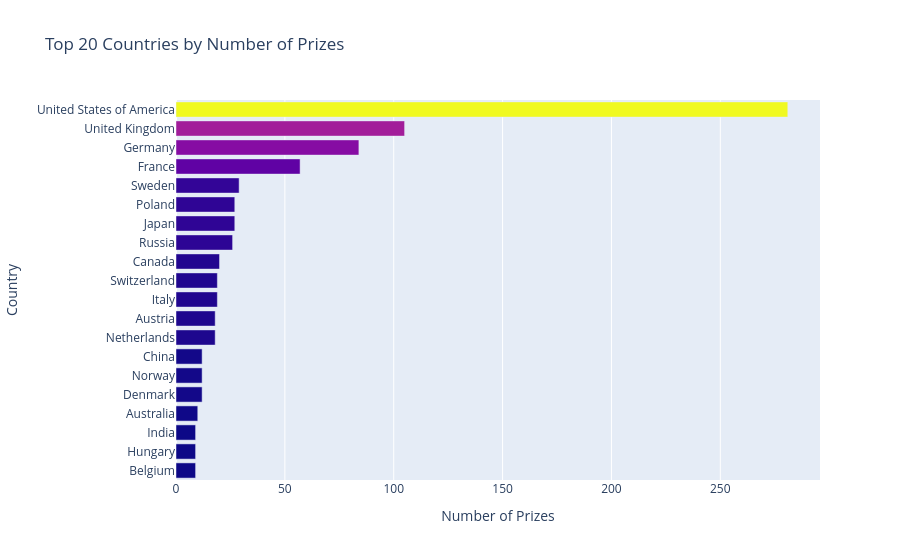

Notebook source saved alongside this figure:
### Code cell
plt.figure(figsize=(10,6))

h_bar = px.bar(
               top20_countries, 
               x=top20_countries.prize, 
               y=top20_countries.birth_country_current, 
               orientation='h',
               color=top20_countries.prize, 
               title='Top 20 Countries by Number of Prizes'
              )

h_bar.update_layout(
                    xaxis_title='Number of Prizes', 
                    yaxis_title='Country',
                    coloraxis_showscale=False 
                   )

h_bar.show()

### Figure 1 — Plotly figure (JSON) as saved in the notebook; plotly's stock layout.template omitted (floating-point values rounded to 4 significant figures)
{"data": [{"hovertemplate": "prize=%{marker.color}<br>birth_country_current=%{y}<extra></extra>", "legendgroup": "", "marker": {"color": [9, 9, 9, 10, 12, 12, 12, 18, 18, 19, 19, 20, 26, 27, 27, 29, 57, 84, 105, 281], "coloraxis": "coloraxis", "pattern": {"shape": ""}}, "name": "", "orientation": "h", "showlegend": false, "textposition": "auto", "type": "bar", "x": [9, 9, 9, 10, 12, 12, 12, 18, 18, 19, 19, 20, 26, 27, 27, 29, 57, 84, 105, 281], "xaxis": "x", "y": ["Belgium", "Hungary", "India", "Australia", "Denmark", "Norway", "China", "Netherlands", "Austria", "Italy", "Switzerland", "Canada", "Russia", "Japan", "Poland", "Sweden", "France", "Germany", "United Kingdom", "United States of America"], "yaxis": "y"}], "layout": {"autosize": true, "barmode": "relative", "coloraxis": {"colorbar": {"title": {"text": "prize"}}, "colorscale": [[0, "#0d0887"], [0.1111, "#46039f"], [0.2222, "#7201a8"], [0.3333, "#9c179e"], [0.4444, "#bd3786"], [0.5556, "#d8576b"], [0.6667, "#ed7953"], [0.7778, "#fb9f3a"], [0.8889, "#fdca26"], [1, "#f0f921"]], "showscale": false}, "legend": {"tracegroupgap": 0}, "title": {"text": "Top 20 Countries by Number of Prizes"}, "xaxis": {"anchor": "y", "autorange": true, "domain": [0, 1], "range": [0, 295.8], "title": {"text": "Number of Prizes"}, "type": "linear"}, "yaxis": {"anchor": "x", "autorange": true, "domain": [0, 1], "range": [-0.5, 19.5], "title": {"text": "Country"}, "type": "category"}}}
